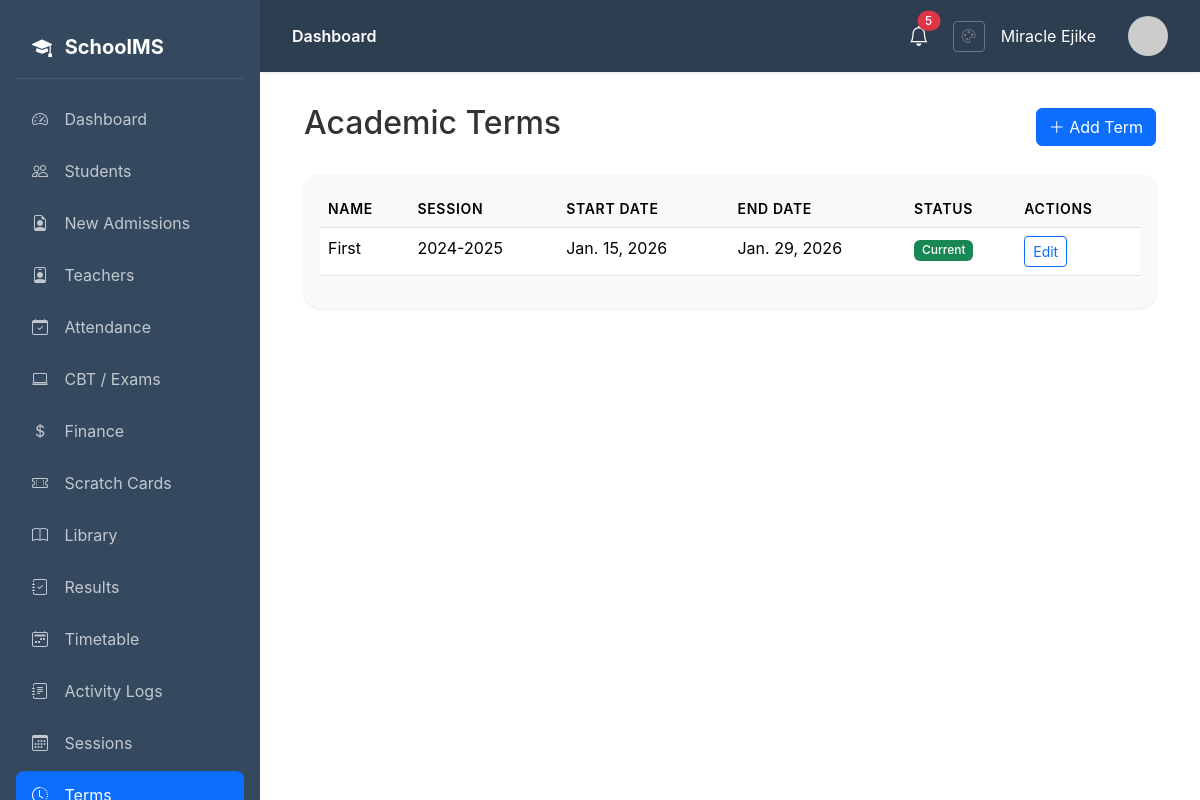
Page /dashboard/terms/ (signed in) on the committed database.
### core/models.py (models this page shows, shortened)
class Term(models.Model):
    TERM_CHOICES = [
        ('First', 'First Term'),
        ('Second', 'Second Term'),
        ('Third', 'Third Term'),
    ]
    name = models.CharField(max_length=20, choices=TERM_CHOICES)
    session = models.ForeignKey(AcademicSession, on_delete=models.CASCADE)
    start_date = models.DateField()
    end_date = models.DateField()
    is_current = models.BooleanField(default=False)

class AcademicSession(models.Model):
    name = models.CharField(max_length=100)
    start_date = models.DateField()
    end_date = models.DateField()
    is_current = models.BooleanField(default=False)

### core/views.py (the view)
# urls.py: path('terms/', views.term_list, name='term_list'),
@login_required
def term_list(request):
    terms = Term.objects.all().select_related('session')
    return render(request, 'core/term_list.html', {'terms': terms})

### core/context_processors.py (called while the page is built)
def vapid_public_key(request):
    return {
        'vapid_public_key': getattr(settings, 'VAPID_PUBLIC_KEY', ''),
    }

### templates/core/term_list.html
{% extends 'base.html' %}
{% block content %}
<div class="container mt-4">
    <div class="d-flex justify-content-between align-items-center mb-4">
        <h2>Academic Terms</h2>
        <a href="{% url 'core:term_add' %}" class="btn btn-primary">
            <i class="bi bi-plus-lg"></i> Add Term
        </a>
    </div>
    <div class="card">
        <div class="card-body">
            <table class="table table-hover">
                <thead>
                    <tr>
                        <th>Name</th>
                        <th>Session</th>
                        <th>Start Date</th>
                        <th>End Date</th>
                        <th>Status</th>
                        <th>Actions</th>
                    </tr>
                </thead>
                <tbody>
                    {% for term in terms %}
                    <tr>
                        <td>{{ term.name }}</td>
                        <td>{{ term.session.name }}</td>
                        <td>{{ term.start_date }}</td>
                        <td>{{ term.end_date }}</td>
                        <td>
                            {% if term.is_current %}
                            <span class="badge bg-success">Current</span>
                            {% else %}
                            <span class="badge bg-secondary">Inactive</span>
                            {% endif %}
                        </td>
                        <td>
                            <a href="{% url 'core:term_edit' term.pk %}" class="btn btn-sm btn-outline-primary">Edit</a>
                        </td>
                    </tr>
                    {% empty %}
                    <tr>
                        <td colspan="6" class="text-center">No terms found.</td>
                    </tr>
                    {% endfor %}
                </tbody>
            </table>
        </div>
    </div>
</div>
{% endblock %}

### templates/base.html (shortened to what this page needs)
{% load static %}
<!DOCTYPE html>
<html lang="en">
<head>
    <link href="https://cdn.jsdelivr.net/npm/bootstrap@5.3.2/dist/css/bootstrap.min.css" rel="stylesheet">
    <link href="https://cdn.jsdelivr.net/npm/bootstrap-icons@1.11.1/font/bootstrap-icons.css" rel="stylesheet">
    <link rel="stylesheet" href="{% static 'css/theme.css' %}">
</head>
<body>
    <nav class="sidebar">
        <div class="brand">
            <i class="bi bi-mortarboard-fill me-2"></i>
            SchoolMS
        </div>
        <ul class="nav flex-column">
            <li class="nav-item">
                <a class="nav-link {% if request.resolver_match.url_name == 'dashboard' %}active{% endif %}" href="{% url 'core:dashboard' %}">
                    <i class="bi bi-speedometer2"></i> Dashboard
                </a>
            </li>
            {% if user.profile.role == 'admin' or user.profile.role == 'teacher' %}
            <li class="nav-item">
                <a class="nav-link {% if 'students' in request.path %}active{% endif %}" href="{% url 'students:student_list' %}">
                    <i class="bi bi-people"></i> Students
                </a>
            </li>
            {% endif %}
            {% if user.profile.role == 'admin' %}
            <li class="nav-item">
                <a class="nav-link {% if 'admissions' in request.path %}active{% endif %}" href="{% url 'homepage:admission_list' %}">
                    <i class="bi bi-file-earmark-person"></i> New Admissions
                </a>
            </li>
            <li class="nav-item">
                <a class="nav-link {% if 'teachers' in request.path %}active{% endif %}" href="{% url 'teachers:teacher_list' %}">
                    <i class="bi bi-person-badge"></i> Teachers
                </a>
            </li>
            {% endif %}
            {% if user.profile.role == 'admin' or user.profile.role == 'teacher' or user.profile.role == 'student' %}
            <li class="nav-item">
                <a class="nav-link {% if 'attendance' in request.path %}active{% endif %}" href="{% url 'attendance:dashboard' %}">
                    <i class="bi bi-calendar-check"></i> Attendance
                </a>
            </li>
            {% endif %}
            <li class="nav-item">
                <a class="nav-link {% if 'cbt' in request.path %}active{% endif %}" href="{% url 'cbt:dashboard' %}">
                    <i class="bi bi-laptop"></i> CBT / Exams
                </a>
            </li>
            {% if user.profile.role == 'admin' or user.profile.role == 'accountant' or user.profile.role == 'student' %}
            <li class="nav-item">
                <a class="nav-link {% if 'finance' in request.path %}active{% endif %}" href="{% url 'finance:dashboard' %}">
                    <i class="bi bi-currency-dollar"></i> Finance
                </a>
            </li>
            <li class="nav-item">
                <a class="nav-link {% if 'scratchcard' in request.path %}active{% endif %}" href="{% url 'scratchcard:dashboard' %}">
                    <i class="bi bi-ticket-perforated"></i> Scratch Cards
                </a>
            </li>
            {% endif %}
            {% if user.profile.role == 'admin' or user.profile.role == 'librarian' or user.profile.role == 'teacher' or user.profile.role == 'student' %}
            <li class="nav-item">
                <a class="nav-link {% if 'library' in request.path %}active{% endif %}" href="{% url 'library:dashboard' %}">
                    <i class="bi bi-book"></i> Library
                </a>
            </li>
            {% endif %}
            <li class="nav-item">
                <a class="nav-link {% if 'results' in request.path %}active{% endif %}" href="{% url 'students:results_dashboard' %}">
                    <i class="bi bi-journal-check"></i> Results
                </a>
            </li>
            {% if user.profile.role == 'admin' or user.profile.role == 'teacher' %}
            <li class="nav-item">
                <a class="nav-link {% if 'timetable' in request.path %}active{% endif %}" href="{% url 'timetable:list' %}">
                    <i class="bi bi-calendar2-week"></i> Timetable
                </a>
            </li>
            {% endif %}
            {% if user.profile.role == 'admin' %}
            <li class="nav-item">
                <a class="nav-link {% if 'audit-logs' in request.path %}active{% endif %}" href="{% url 'core:audit_logs' %}">
                    <i class="bi bi-journal-text"></i> Activity Logs
                </a>
            </li>
            <li class="nav-item">
                <a class="nav-link {% if 'sessions' in request.path %}active{% endif %}" href="{% url 'core:session_list' %}">
                    <i class="bi bi-calendar3"></i> Sessions
                </a>
            </li>
            <li class="nav-item">
                <a class="nav-link {% if 'terms' in request.path %}active{% endif %}" href="{% url 'core:term_list' %}">
                    <i class="bi bi-clock-history"></i> Terms
                </a>
            </li>
            {% endif %}
        </ul>
    </nav>
    <main class="main-content">
        <div class="top-bar">
            <div>
                <span class="fw-semibold">{% block page_title %}Dashboard{% endblock %}</span>
            </div>
            <div class="d-flex align-items-center gap-3">
                <div class="dropdown me-2">
                    <button class="btn btn-link text-white position-relative p-0 border-0" type="button" id="notificationBell" data-bs-toggle="dropdown" aria-expanded="false">
                        <i class="bi bi-bell fs-5"></i>
                        <span id="notification-badge" class="position-absolute top-0 start-100 translate-middle badge rounded-pill bg-danger d-none">
                        </span>
                    </button>
                </div>
                <a href="{% url 'accounts:theme_settings' %}" class="btn btn-sm btn-outline-secondary" title="Theme Settings">
                    <i class="bi bi-palette"></i>
                </a>
                <span class="me-3">{{ user.get_full_name|default:user.username }}</span>
                <img src="https://ui-avatars.com/api/?name={{ user.username }}&background=4f46e5&color=fff" class="avatar" alt="Avatar">
            </div>
        </div>
        {% block content %}{% endblock %}
    </main>
</body>
</html>

### static/css/theme.css (style rules this page uses)
:root { --primary-color: #0d6efd; --secondary-color: #6c757d; --accent-color: #198754; --navbar-color: #2c3e50; --sidebar-color: #34495e; --background-color: #ffffff; --text-color: #333333; --light-bg: #f8f9fa; --border-color: #dee2e6; }
body { background-color: var(--background-color); color: var(--text-color); transition: background-color 0.3s ease, color 0.3s ease; }
.sidebar { background-color: var(--sidebar-color) !important; transition: background-color 0.3s ease; }
.top-bar { background-color: var(--navbar-color) !important; color: white; transition: background-color 0.3s ease; }
.card { background-color: var(--light-bg); color: var(--text-color); border-color: var(--border-color) !important; transition: background-color 0.3s ease, color 0.3s ease; }
.btn-primary { background-color: var(--primary-color) !important; border-color: var(--primary-color) !important; }
.main-content { background-color: var(--background-color); transition: background-color 0.3s ease; }
.table { color: var(--text-color); }
.table thead th { border-bottom-color: var(--border-color); background-color: var(--light-bg); }
.table tbody td { border-bottom-color: var(--border-color); }
.sidebar .nav-link { color: rgba(255, 255, 255, 0.7); }
.sidebar .nav-link:hover, .sidebar .nav-link.active { background-color: var(--primary-color) !important; color: white; }

### templates/base.html (style rules this page uses)
body { font-family: 'Inter', -apple-system, BlinkMacSystemFont, 'Segoe UI', Roboto, sans-serif; background-color: var(--background-color); overflow-x: hidden; }
.reveal-hidden { opacity: 0; transform: translateY(20px); transition: all 0.6s cubic-bezier(0.4, 0, 0.2, 1); }
.reveal-visible { opacity: 1; transform: translateY(0); }
.btn { transition: all 0.2s ease; }
.sidebar { position: fixed; top: 0; left: 0; height: 100vh; width: var(--sidebar-width); background-color: var(--sidebar-color); padding: 1rem; overflow-y: auto; z-index: 1000; }
.sidebar .brand { color: #fff; font-size: 1.25rem; font-weight: 700; padding: 1rem; margin-bottom: 1rem; border-bottom: 1px solid rgba(255,255,255,0.1); }
.sidebar .nav-link { color: rgba(255,255,255,0.7); padding: 0.75rem 1rem; border-radius: 0.5rem; margin-bottom: 0.25rem; transition: all 0.2s; }
.sidebar .nav-link:hover, .sidebar .nav-link.active { color: #fff; background: rgba(255,255,255,0.1); }
.sidebar .nav-link i { width: 24px; margin-right: 0.75rem; }
.main-content { margin-left: var(--sidebar-width); padding: 2rem; min-height: 100vh; background-color: transparent; color: var(--text-color); position: relative; }
.top-bar { background-color: var(--navbar-color); color: white; padding: 1rem 2rem; margin: -2rem -2rem 2rem -2rem; box-shadow: 0 1px 3px rgba(0,0,0,0.1); display: flex; justify-content: space-between; align-items: center; }
.card { border: none; border-radius: 1rem; box-shadow: 0 1px 3px rgba(0,0,0,0.1); }
.btn-primary { background: var(--primary-color); border-color: var(--primary-color); }
.table th { background: #f8fafc; font-weight: 600; font-size: 0.875rem; text-transform: uppercase; letter-spacing: 0.05em; }
.badge { font-weight: 500; }
.avatar { width: 40px; height: 40px; border-radius: 50%; object-fit: cover; }

### rows in the picture
Term: name "First", session.name "2024-2025", start_date "Jan. 15, 2026", end_date "Jan. 29, 2026", is_current "Current"

### other values in the picture
{{ user.get_full_name|default:user.username }} "Miracle Ejike"
